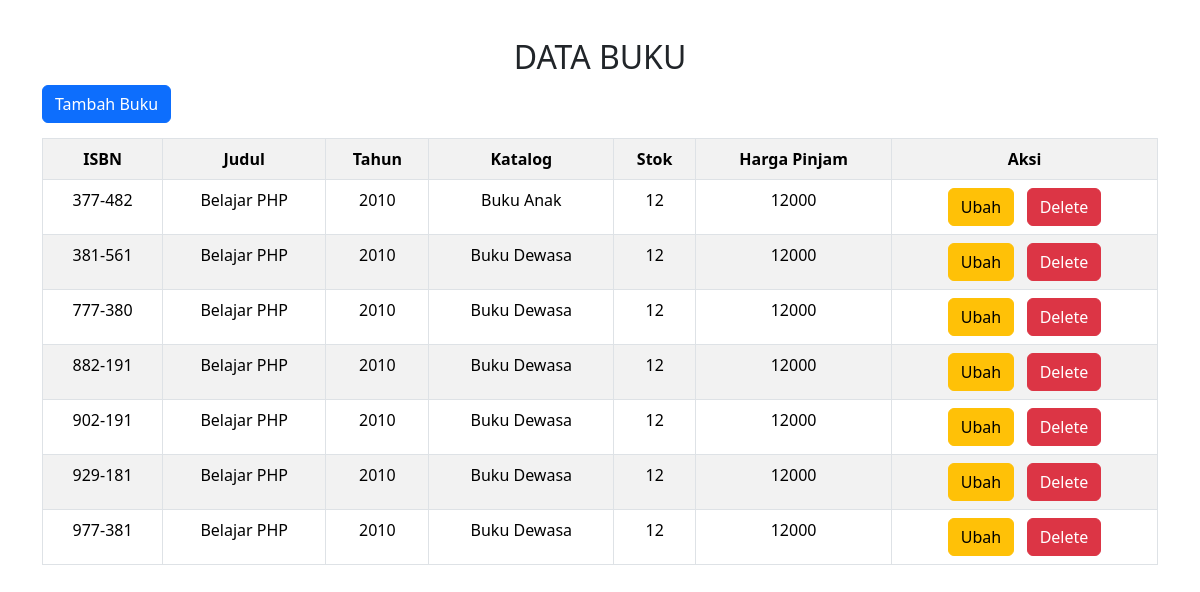
The page / on the database its author committed.
### tables this page shows
CREATE TABLE `buku` (
  `isbn` varchar(25) NOT NULL,
  `judul` varchar(255) DEFAULT NULL,
  `tahun` int(11) DEFAULT NULL,
  `id_penerbit` varchar(8) DEFAULT NULL,
  `id_pengarang` varchar(8) DEFAULT NULL,
  `id_katalog` varchar(3) DEFAULT NULL,
  `qty_stok` int(11) DEFAULT 0,
  `harga_pinjam` int(11) NOT NULL
);

CREATE TABLE `katalog` (
  `id_katalog` varchar(3) NOT NULL,
  `nama` varchar(255) DEFAULT NULL
);

### index.php (the view, shortened to what this page needs)
<!DOCTYPE html>
<html lang="en">
<head>
    <link href="https://cdn.jsdelivr.net/npm/bootstrap@5.3.2/dist/css/bootstrap.min.css" rel="stylesheet"
>
</head>
<body>
    <div class="container">
        <div class="row">
            <div class="col-sm-12">
                <?php
                include 'koneksi.php';
                $query = mysqli_query($conn, "SELECT * from buku as b join katalog as k on b.id_katalog=k.id_katalog ORDER BY b.isbn ASC;");
                ?>
                <center>
                    <h2><br>DATA BUKU</h2>
                </center>
                <a class="btn btn-primary" style="margin-bottom:15px" href="tambah.php?nama_halaman=NAMA HALAMAN NYA">
                    Tambah Buku </a>
                <table class="table table-striped table-bordered">
                    <tr class="text-center">
                        <th>
                            ISBN
                        </th>
                        <th>
                            Judul
                        </th>
                        <th>
                            Tahun
                        </th>
                        <th>
                            Katalog
                        </th>
                        <th>
                            Stok
                        </th>
                        <th>
                            Harga Pinjam
                        </th>
                        <th>
                            Aksi
                        </th>
                    </tr>
                    <?php
                    if (mysqli_num_rows($query) > 0) {
                        while ($data = mysqli_fetch_array($query)) {
                            ?>
                            <tr class="text-center">
                                <td>
                                    <?php echo $data["isbn"] ?>
                                </td>
                                <td>
                                    <?php echo $data["judul"] ?>
                                </td>
                                <td>
                                    <?php echo $data["tahun"] ?>
                                </td>
                                <td>
                                    <?php echo $data["nama"] ?>
                                </td>
                                <td>
                                    <?php echo $data["qty_stok"] ?>
                                </td>
                                <td>
                                    <?php echo $data["harga_pinjam"] ?>
                                </td>
                                <td>
                                    <a href="edit.php?isbn=<?php echo $data["isbn"] ?>" class="btn btn-warning"> Ubah
                                    </a>&nbsp;&nbsp;
                                    <a href="proses_hapus.php?isbn=<?php echo $data["isbn"] ?>" class="btn btn-danger">
                                        Delete </a>
                                </td>
                            </tr>
                        <?php } ?>
                    <?php } ?>
                </table>
            </div>
        </div>
    </div>
</body>
</html>

### rows shown on the page
buku: isbn "377-482", judul "Belajar PHP", tahun "2010", id_katalog.nama "Buku Anak", qty_stok "12", harga_pinjam "12000"
buku: isbn "381-561", judul "Belajar PHP", tahun "2010", id_katalog.nama "Buku Dewasa", qty_stok "12", harga_pinjam "12000"
buku: isbn "777-380", judul "Belajar PHP", tahun "2010", id_katalog.nama "Buku Dewasa", qty_stok "12", harga_pinjam "12000"
buku: isbn "882-191", judul "Belajar PHP", tahun "2010", id_katalog.nama "Buku Dewasa", qty_stok "12", harga_pinjam "12000"
buku: isbn "902-191", judul "Belajar PHP", tahun "2010", id_katalog.nama "Buku Dewasa", qty_stok "12", harga_pinjam "12000"
buku: isbn "929-181", judul "Belajar PHP", tahun "2010", id_katalog.nama "Buku Dewasa", qty_stok "12", harga_pinjam "12000"
buku: isbn "977-381", judul "Belajar PHP", tahun "2010", id_katalog.nama "Buku Dewasa", qty_stok "12", harga_pinjam "12000"
